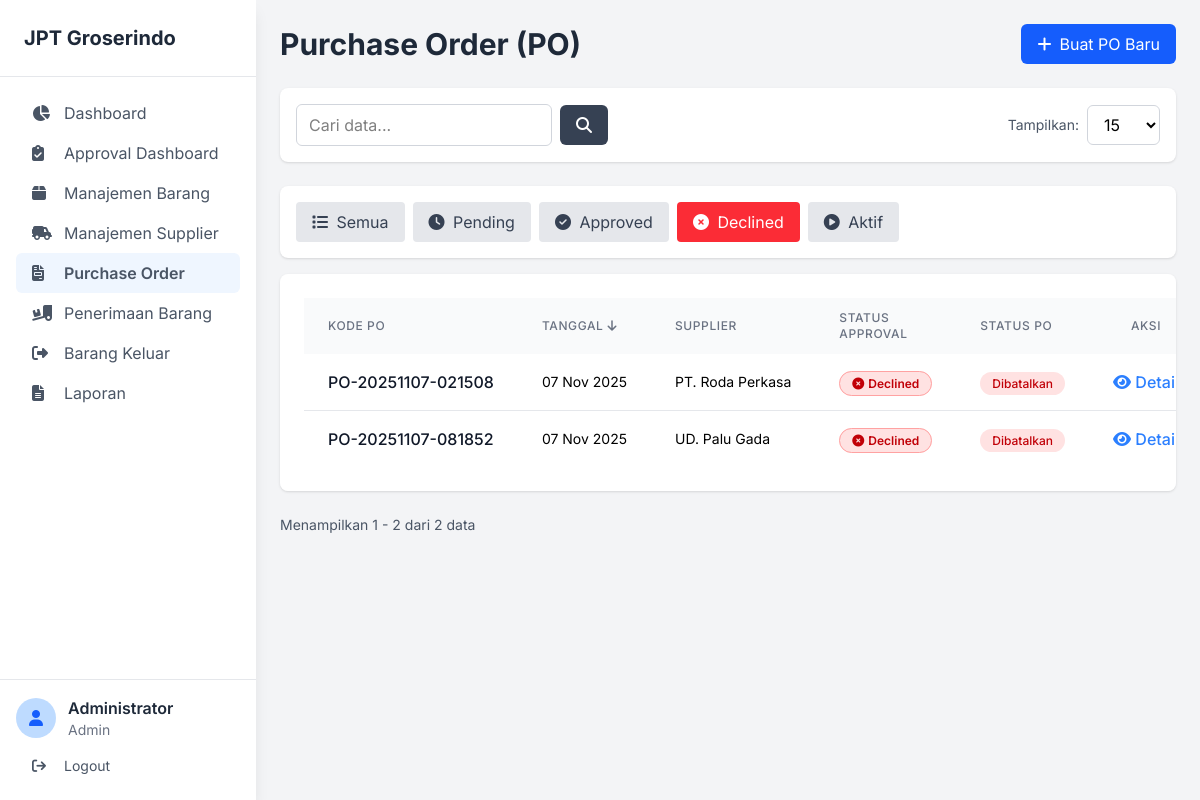
Page /index.php?page=purchase-order&filter_status=declined (signed in) on the earlier database version.
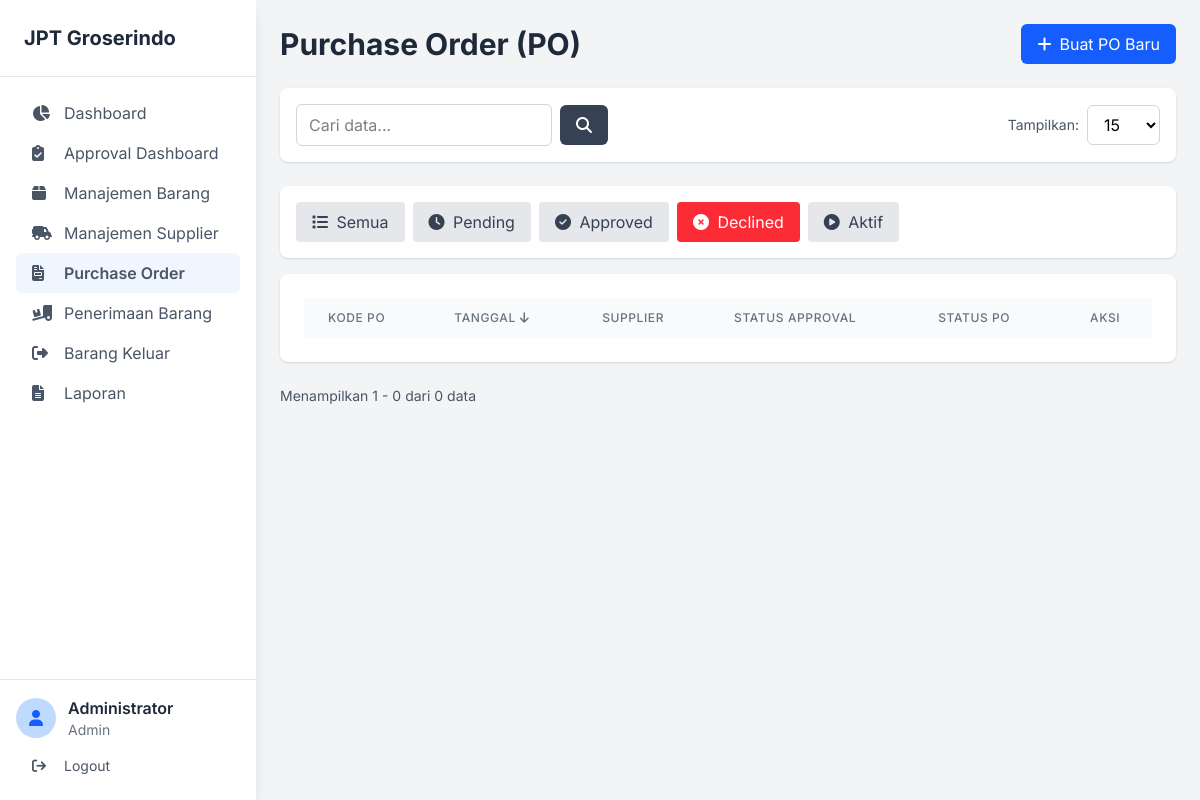
Same page on the later database version.
### tables this page shows
CREATE TABLE `purchase_orders` (
  `id_po` int(11) NOT NULL AUTO_INCREMENT,
  `kode_po` varchar(50) NOT NULL,
  `tanggal_po` date NOT NULL,
  `id_supplier` int(11) NOT NULL,
  `id_user` int(11) NOT NULL,
  `status` enum('Menunggu Penerimaan','Selesai Diterima','Dibatalkan') DEFAULT 'Menunggu Penerimaan',
  `status_approval` enum('Pending','Approved','Declined') DEFAULT 'Pending',
  `approved_by` int(11) DEFAULT NULL,
  `approved_at` datetime DEFAULT NULL,
  `approval_notes` text DEFAULT NULL,
  PRIMARY KEY (`id_po`),
  UNIQUE KEY `kode_po` (`kode_po`),
  KEY `id_supplier` (`id_supplier`),
  KEY `id_user` (`id_user`),
  KEY `approved_by` (`approved_by`),
  CONSTRAINT `purchase_orders_ibfk_1` FOREIGN KEY (`id_supplier`) REFERENCES `suppliers` (`id_supplier`),
  CONSTRAINT `purchase_orders_ibfk_2` FOREIGN KEY (`id_user`) REFERENCES `users` (`id_user`),
  CONSTRAINT `purchase_orders_ibfk_3` FOREIGN KEY (`approved_by`) REFERENCES `users` (`id_user`)
);

CREATE TABLE `suppliers` (
  `id_supplier` int(11) NOT NULL AUTO_INCREMENT,
  `nama_supplier` varchar(255) NOT NULL,
  `alamat` text DEFAULT NULL,
  `telepon` varchar(20) DEFAULT NULL,
  PRIMARY KEY (`id_supplier`)
);

### pages/purchase_order.php (the view, shortened to what the changed rows need)
<?php
require_once 'includes/table_helper.php';
$user_role = $_SESSION['role'];
$can_create = ($user_role == 'Admin' || $user_role == 'Staf Purchasing');
$limit = isset($_GET['limit']) ? (int)$_GET['limit'] : 15;
$page = isset($_GET['p']) ? (int)$_GET['p'] : 1;
$offset = ($page - 1) * $limit;
$sort_columns = ['kode_po', 'tanggal_po', 'nama_supplier', 'status'];
$sort_by = isset($_GET['sort']) && in_array($_GET['sort'], $sort_columns) ? $_GET['sort'] : 'tanggal_po';
$order = isset($_GET['order']) && strtolower($_GET['order']) == 'asc' ? 'ASC' : 'DESC';
$search = isset($_GET['search']) ? $_GET['search'] : '';
$filter_status = isset($_GET['filter_status']) ? $_GET['filter_status'] : 'all';
$sql_base = "FROM purchase_orders po
             JOIN suppliers s ON po.id_supplier = s.id_supplier
             LEFT JOIN users u ON po.approved_by = u.id_user";
$params = [];
$where_clause = "1=1";
if ($filter_status === 'active') {
    $where_clause .= " AND po.status NOT IN ('Dibatalkan', 'Selesai Diterima')";
} elseif ($filter_status === 'declined') {
    $where_clause .= " AND po.status_approval = 'Declined'";
} elseif ($filter_status === 'pending') {
    $where_clause .= " AND po.status_approval = 'Pending'";
} elseif ($filter_status === 'approved') {
    $where_clause .= " AND po.status_approval = 'Approved'";
}
$count_sql = "SELECT COUNT(po.id_po) " . $sql_base . " WHERE {$where_clause}";
$stmt_count = $pdo->prepare($count_sql);
$stmt_count->execute($params);
$total_records = $stmt_count->fetchColumn();
$data_sql = "SELECT po.id_po, po.kode_po, po.tanggal_po, po.status, po.status_approval,
             po.approved_at, s.nama_supplier, u.nama_lengkap as approved_by_name
             " . $sql_base . "
             WHERE {$where_clause}
             ORDER BY {$sort_by} {$order}
             LIMIT {$limit} OFFSET {$offset}";
$stmt = $pdo->prepare($data_sql);
$stmt->execute($params);
$po_list = $stmt->fetchAll(PDO::FETCH_ASSOC);
$url_params = ['page' => 'purchase-order', 'search' => $search, 'limit' => $limit, 'sort' => $sort_by, 'order' => $order, 'p' => $page];
?>
<div class="flex justify-between items-center mb-6">
    <h1 class="text-3xl font-bold text-gray-800">Purchase Order (PO)</h1>
    <?php if ($can_create): ?>
        <button id="btn-show-form-po" class="bg-blue-600 text-white px-4 py-2 rounded-md hover:bg-blue-700 flex items-center gap-2">
            <i class="fa-solid fa-plus"></i>
            <span>Buat PO Baru</span>
        </button>
    <?php endif; ?>
</div>
<div class="mb-4 bg-white p-4 rounded-lg shadow flex gap-2 flex-wrap">
    <a href="index.php?page=purchase-order&filter_status=all"
       class="px-4 py-2 rounded transition-colors <?php echo $filter_status === 'all' ? 'bg-blue-500 text-white' : 'bg-gray-200 text-gray-700 hover:bg-gray-300'; ?>">
        <i class="fa-solid fa-list mr-1"></i> Semua
    </a>
    <a href="index.php?page=purchase-order&filter_status=pending"
       class="px-4 py-2 rounded transition-colors <?php echo $filter_status === 'pending' ? 'bg-yellow-500 text-white' : 'bg-gray-200 text-gray-700 hover:bg-gray-300'; ?>">
        <i class="fa-solid fa-clock mr-1"></i> Pending
    </a>
    <a href="index.php?page=purchase-order&filter_status=approved"
       class="px-4 py-2 rounded transition-colors <?php echo $filter_status === 'approved' ? 'bg-green-500 text-white' : 'bg-gray-200 text-gray-700 hover:bg-gray-300'; ?>">
        <i class="fa-solid fa-check-circle mr-1"></i> Approved
    </a>
    <a href="index.php?page=purchase-order&filter_status=declined"
       class="px-4 py-2 rounded transition-colors <?php echo $filter_status === 'declined' ? 'bg-red-500 text-white' : 'bg-gray-200 text-gray-700 hover:bg-gray-300'; ?>">
        <i class="fa-solid fa-times-circle mr-1"></i> Declined
    </a>
    <a href="index.php?page=purchase-order&filter_status=active"
       class="px-4 py-2 rounded transition-colors <?php echo $filter_status === 'active' ? 'bg-blue-500 text-white' : 'bg-gray-200 text-gray-700 hover:bg-gray-300'; ?>">
        <i class="fa-solid fa-play-circle mr-1"></i> Aktif
    </a>
</div>
<div class="bg-white p-6 rounded-lg shadow overflow-x-auto">
    <table class="w-full table-auto">
        <thead class="bg-gray-50">
            <tr>
                <th class="px-6 py-3 text-left text-xs font-medium text-gray-500 uppercase tracking-wider"><?php generate_sort_link('kode_po', 'Kode PO', $url_params); ?></th>
                <th class="px-6 py-3 text-left text-xs font-medium text-gray-500 uppercase tracking-wider"><?php generate_sort_link('tanggal_po', 'Tanggal', $url_params); ?></th>
                <th class="px-6 py-3 text-left text-xs font-medium text-gray-500 uppercase tracking-wider"><?php generate_sort_link('nama_supplier', 'Supplier', $url_params); ?></th>
                <th class="px-6 py-3 text-left text-xs font-medium text-gray-500 uppercase tracking-wider">Status Approval</th>
                <th class="px-6 py-3 text-left text-xs font-medium text-gray-500 uppercase tracking-wider"><?php generate_sort_link('status', 'Status PO', $url_params); ?></th>
                <th class="px-6 py-3 text-center text-xs font-medium text-gray-500 uppercase tracking-wider">Aksi</th>
            </tr>
        </thead>
        <tbody class="bg-white divide-y divide-gray-200">
            <?php foreach ($po_list as $po): ?>
                <tr class="hover:bg-gray-50">
                    <td class="px-6 py-4 whitespace-nowrap font-medium text-gray-900"><?php echo htmlspecialchars($po['kode_po']); ?></td>
                    <td class="px-6 py-4 whitespace-nowrap text-sm"><?php echo htmlspecialchars(date('d M Y', strtotime($po['tanggal_po']))); ?></td>
                    <td class="px-6 py-4 whitespace-nowrap text-sm"><?php echo htmlspecialchars($po['nama_supplier']); ?></td>
                    <td class="px-6 py-4 whitespace-nowrap">
                        <?php
                        $approval_status = $po['status_approval'] ?? 'Pending';
                        $badge_class = '';
                        $icon = '';
                        $status_text = '';
                        if ($approval_status === 'Approved') {
                            $badge_class = 'bg-green-100 text-green-700 border border-green-300';
                            $icon = '<i class="fa-solid fa-check-circle mr-1"></i>';
                            $status_text = 'Approved';
                        } elseif ($approval_status === 'Declined') {
                            $badge_class = 'bg-red-100 text-red-700 border border-red-300';
                            $icon = '<i class="fa-solid fa-times-circle mr-1"></i>';
                            $status_text = 'Declined';
                        } else {
                            $badge_class = 'bg-yellow-100 text-yellow-700 border border-yellow-300';
                            $icon = '<i class="fa-solid fa-clock mr-1"></i>';
                            $status_text = 'Pending';
                        }
                        ?>
                        <span class="px-3 py-1 text-xs font-semibold rounded-full <?php echo $badge_class; ?>">
                            <?php echo $icon . $status_text; ?>
                        </span>
                    </td>
                    <td class="px-6 py-4 whitespace-nowrap">
                        <?php
                        $status = $po['status'];
                        $status_class = '';
                        if ($status === 'Selesai Diterima') {
                            $status_class = 'bg-blue-100 text-blue-700';
                        } elseif ($status === 'Menunggu Penerimaan') {
                            $status_class = 'bg-yellow-100 text-yellow-700';
                        } elseif ($status === 'Dibatalkan') {
                            $status_class = 'bg-red-100 text-red-700';
                        }
                        ?>
                        <span class="px-3 py-1 text-xs font-medium rounded-full <?php echo $status_class; ?>">
                            <?php echo htmlspecialchars($status); ?>
                        </span>
                    </td>
                    <td class="px-6 py-4 whitespace-nowrap text-center">
                        <a href="index.php?page=po-detail&id=<?php echo $po['id_po']; ?>"
                           class="text-blue-500 hover:text-blue-700 font-medium">
                            <i class="fa-solid fa-eye"></i> Detail
                        </a>
                    </td>
                </tr>
            <?php endforeach; ?>
        </tbody>
    </table>
</div>
<div class="mt-6 flex justify-between items-center">
    <div class="text-sm text-gray-600">
        Menampilkan <?php echo $offset + 1; ?> - <?php echo min($offset + $limit, $total_records); ?> dari <?php echo $total_records; ?> data
    </div>
</div>

### includes/sidebar.php (shortened to what the changed rows need)
<?php
$user_role = $_SESSION['role'];
$menu_items = [
    ['page' => 'dashboard', 'label' => 'Dashboard', 'icon' => 'fa-solid fa-chart-pie', 'roles' => ['Admin', 'Supervisor', 'Staf Purchasing', 'Staf Penerimaan', 'Supervisor']],
    ['page' => 'approval-dashboard', 'label' => 'Approval Dashboard', 'icon' => 'fa-solid fa-clipboard-check', 'roles' => ['Admin']],
    ['page' => 'barang', 'label' => 'Manajemen Barang', 'icon' => 'fa-solid fa-box', 'roles' => ['Admin', 'Staf Penerimaan', 'Staf Purchasing', 'Supervisor']],
    ['page' => 'supplier', 'label' => 'Manajemen Supplier', 'icon' => 'fa-solid fa-truck-field', 'roles' => ['Admin', 'Staf Purchasing', 'Supervisor']],
    ['page' => 'purchase-order', 'label' => 'Purchase Order', 'icon' => 'fa-solid fa-file-invoice', 'roles' => ['Admin', 'Staf Purchasing', 'Supervisor']],
    ['page' => 'delivery-order', 'label' => 'Penerimaan Barang', 'icon' => 'fa-solid fa-truck-ramp-box', 'roles' => ['Admin', 'Staf Penerimaan', 'Supervisor']],
    ['page' => 'barang-keluar', 'label' => 'Barang Keluar', 'icon' => 'fa-solid fa-right-from-bracket', 'roles' => ['Admin', 'Staf Penerimaan', 'Supervisor']],
    ['page' => 'laporan', 'label' => 'Laporan', 'icon' => 'fa-solid fa-file-alt', 'roles' => ['Admin', 'Supervisor']],
    ['page' => 'pengguna', 'label' => 'Manajemen Pengguna', 'icon' => 'fa-solid fa-users', 'roles' => ['Supervisor']],
];
$active_page = isset($_GET['page']) ? $_GET['page'] : 'dashboard';
?>
<aside id="sidebar" class="fixed inset-y-0 left-0 bg-white shadow-lg w-64 transform -translate-x-full lg:relative lg:translate-x-0 transition-transform duration-300 ease-in-out z-40 flex flex-col">
    <div class="p-6 border-b border-gray-200">
        <h2 class="text-xl font-bold text-gray-800">JPT Groserindo</h2>
    </div>
    <nav class="p-4 flex-1">
        <?php foreach ($menu_items as $item): ?>
            <?php if (in_array($user_role, $item['roles'])): ?>
                <?php
                $is_active = ($active_page == $item['page']);
                $active_class = $is_active ? 'bg-blue-50 text-blue-600 font-semibold' : '';
                ?>
                <a href="index.php?page=<?php echo $item['page']; ?>" class="flex items-center gap-3 px-4 py-2 text-gray-600 hover:bg-blue-50 hover:text-blue-600 rounded-md transition-colors <?php echo $active_class; ?>">
                    <i class="<?php echo $item['icon']; ?> w-5"></i>
                    <span><?php echo $item['label']; ?></span>
                </a>
            <?php endif; ?>
        <?php endforeach; ?>
    </nav>
</aside>

Differences in the rows shown:
removed purchase_orders: kode_po "PO-20251107-021508", tanggal_po "07 Nov 2025", id_supplier.nama_supplier "PT. Roda Perkasa", status_approval "Declined", status "Dibatalkan"
removed purchase_orders: kode_po "PO-20251107-081852", tanggal_po "07 Nov 2025", id_supplier.nama_supplier "UD. Palu Gada", status_approval "Declined", status "Dibatalkan"
Other differences:
min($offset + $limit, $total_records): "2" → "0"
$total_records: "2" → "0"
